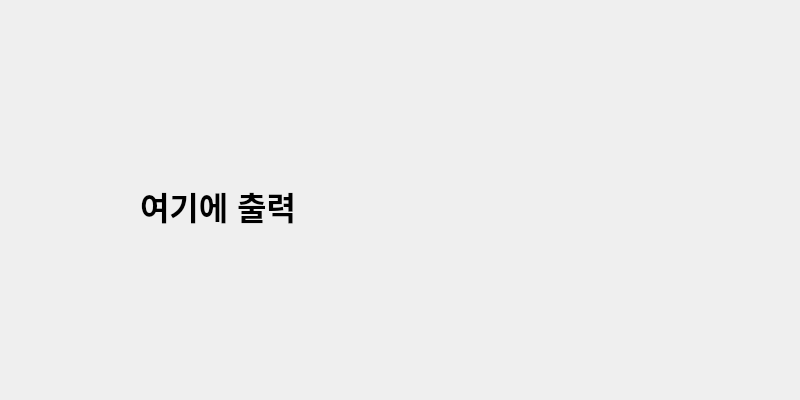
<?xml version="1.0" encoding="UTF-8"?>
<ui version="4.0">
 <class>Dialog</class>
 <widget class="QDialog" name="Dialog">
  <property name="geometry">
   <rect>
    <x>0</x>
    <y>0</y>
    <width>800</width>
    <height>400</height>
   </rect>
  </property>
  <property name="windowTitle">
   <string>Dialog</string>
  </property>
  <widget class="QLabel" name="label">
   <property name="geometry">
    <rect>
     <x>140</x>
     <y>150</y>
     <width>341</width>
     <height>111</height>
    </rect>
   </property>
   <property name="font">
    <font>
     <pointsize>24</pointsize>
     <bold>true</bold>
    </font>
   </property>
   <property name="text">
    <string>여기에 출력</string>
   </property>
  </widget>
 </widget>
 <resources/>
 <connections/>
</ui>
